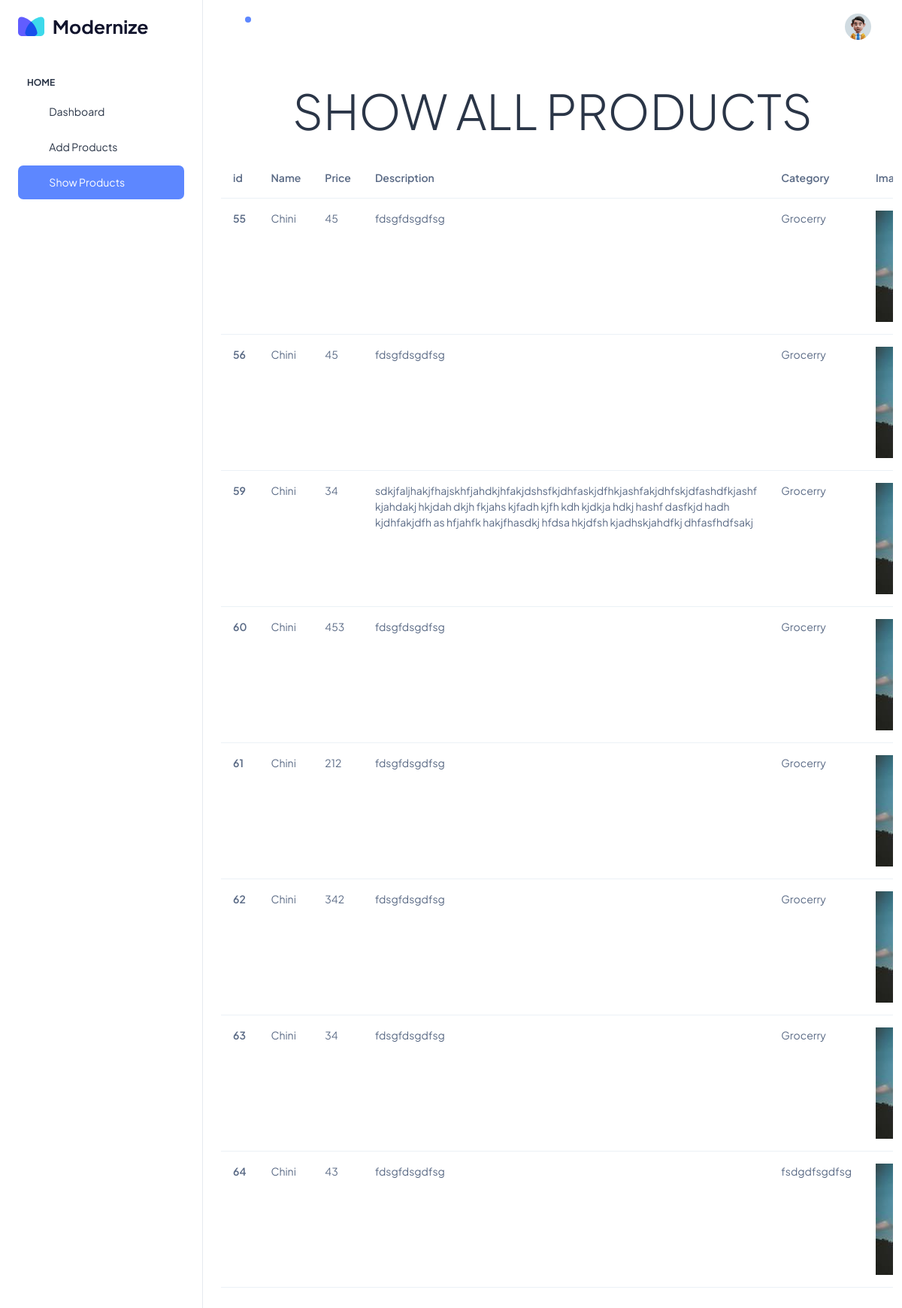
Screenshot of /admin/show_all_products.php with the database file from the repository.
### tables this page shows
CREATE TABLE `products` (
  `product_id` int(11) NOT NULL,
  `product_name` varchar(78) NOT NULL,
  `product_price` varchar(59) NOT NULL,
  `product_description` text NOT NULL,
  `product_category` varchar(85) NOT NULL,
  `product_image` varchar(50) NOT NULL
);

### admin/show_all_products.php (the view, shortened to what this page needs)
<?php
require_once("sidebar.php");
require_once("header.php");
require_once("../connection.php");
?>
<div class="container-fluid">
    <div class="row">
        <div class="col-lg-12 table-responsive">
            <h1 class="display-3 text-center my-4">SHOW ALL PRODUCTS</h1>
            <table class="table table-stripted ">
  <thead>
    <tr>
      <th>id</th>
      <th>Name</th>
      <th>Price</th>
      <th>Description</th>
      <th>Category</th>
      <th>Image</th>
    </tr>
  </thead>
  <tbody>
      <?php
        $select_query="SELECT * FROM `products`";
        $result=mysqli_query($connection,$select_query);
        while($row=mysqli_fetch_assoc($result)){
          ?>
            <tr>
              <th> <?php echo $row['product_id']?></th>
              <td> <?php echo $row['product_name']?></td>
              <td> <?php echo $row['product_price']?></td>
              <td> <?php echo $row['product_description']?></td>
              <td> <?php echo $row['product_category']?></td>
              <td> <img src="../images/product_images/<?php echo $row['product_image']?>" alt=""></td>
            </tr>
          <?php
        }
          ?>
  </tbody>
</table>
        </div>
    </div>
</div>
<?php
require_once("footer.php");
?>

### admin/sidebar.php (shortened to what this page needs)
<!doctype html>
<html lang="en">
<head>
  <link rel="stylesheet" href="assets/css/styles.min.css" />
</head>
<body>
  <div class="page-wrapper" id="main-wrapper" data-layout="vertical" data-navbarbg="skin6" data-sidebartype="full"
    data-sidebar-position="fixed" data-header-position="fixed">
<aside class="left-sidebar">
      <div>
        <div class="brand-logo d-flex align-items-center justify-content-between">
          <a href="./index.html" class="text-nowrap logo-img">
            <img src="assets/images/logos/dark-logo.svg" width="180" alt="" />
          </a>
        </div>
        <nav class="sidebar-nav scroll-sidebar" data-simplebar="">
          <ul id="sidebarnav">
            <li class="nav-small-cap">
              <span class="hide-menu">Home</span>
            </li>
            <li class="sidebar-item">
              <a class="sidebar-link" href="./index.php" aria-expanded="false">
                <span>
                  <i class="ti ti-layout-dashboard"></i>
                </span>
                <span class="hide-menu">Dashboard</span>
              </a>
            </li>
            <li class="sidebar-item">
              <a class="sidebar-link" href="./product_form.php" aria-expanded="false">
                <span>
                  <i class="ti ti-layout-dashboard"></i>
                </span>
                <span class="hide-menu">Add Products</span>
              </a>
            </li>
            <li class="sidebar-item">
              <a class="sidebar-link" href="./show_all_products.php" aria-expanded="false">
                <span>
                  <i class="ti ti-layout-dashboard"></i>
                </span>
                <span class="hide-menu">Show Products</span>
              </a>
            </li>
          </ul>
        </nav>
      </div>
    </aside>

### admin/header.php (shortened to what this page needs)
<div class="body-wrapper">
<header class="app-header">
        <nav class="navbar navbar-expand-lg navbar-light">
          <ul class="navbar-nav">
            <li class="nav-item">
              <a class="nav-link nav-icon-hover" href="javascript:void(0)">
                <i class="ti ti-bell-ringing"></i>
                <div class="notification bg-primary rounded-circle"></div>
              </a>
            </li>
          </ul>
          <div class="navbar-collapse justify-content-end px-0" id="navbarNav">
            <ul class="navbar-nav flex-row ms-auto align-items-center justify-content-end">
              <li class="nav-item dropdown">
                <a class="nav-link nav-icon-hover" href="javascript:void(0)" id="drop2" data-bs-toggle="dropdown"
                  aria-expanded="false">
                  <img src="assets/images/profile/user-1.jpg" alt="" width="35" height="35" class="rounded-circle">
                </a>
              </li>
            </ul>
          </div>
        </nav>
      </header>

### admin/footer.php (shortened to what this page needs)
</div>
  </div>
</body>
</html>

### rows the page displays
products: product_id "55", product_name "Chini", product_price "45", product_description "fdsgfdsgdfsg", product_category "Grocerry", product_image (picture)
products: product_id "56", product_name "Chini", product_price "45", product_description "fdsgfdsgdfsg", product_category "Grocerry", product_image (picture)
products: product_id "59", product_name "Chini", product_price "34", product_description "sdkjfaljhakjfhajskhfjahdkjhfakjdshsfkjdhfaskjdfhkjashfakjdhfskjdfashdfkjashf kjahdakj hkjdah dkjh fkjahs kjfadh kjfh kdh kjdkja hdkj hashf dasfkjd hadh kjdhfakjdfh as hfjahfk hakjfhasdkj hfdsa hkjdfsh kjadhskjahdfkj dhfasfhdfsakj", product_category "Grocerry", product_image (picture)
products: product_id "60", product_name "Chini", product_price "453", product_description "fdsgfdsgdfsg", product_category "Grocerry", product_image (picture)
products: product_id "61", product_name "Chini", product_price "212", product_description "fdsgfdsgdfsg", product_category "Grocerry", product_image (picture)
products: product_id "62", product_name "Chini", product_price "342", product_description "fdsgfdsgdfsg", product_category "Grocerry", product_image (picture)
products: product_id "63", product_name "Chini", product_price "34", product_description "fdsgfdsgdfsg", product_category "Grocerry", product_image (picture)
products: product_id "64", product_name "Chini", product_price "43", product_description "fdsgfdsgdfsg", product_category "fsdgdfsgdfsg", product_image (picture)
